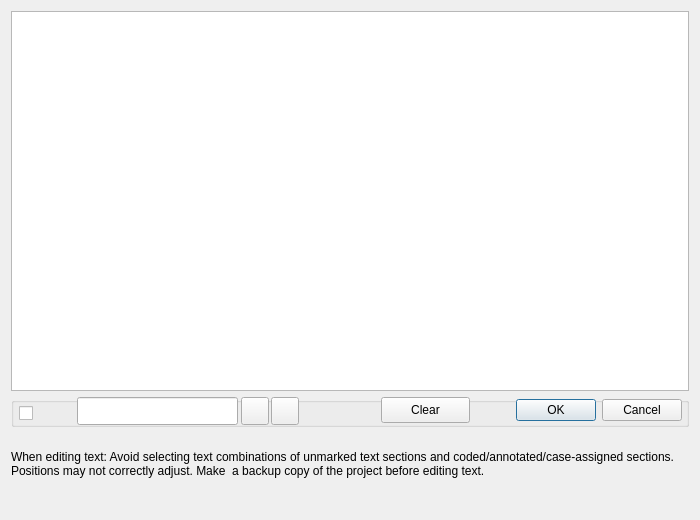
<?xml version="1.0" encoding="UTF-8"?>
<ui version="4.0">
 <class>Dialog_edit_text</class>
 <widget class="QDialog" name="Dialog_edit_text">
  <property name="geometry">
   <rect>
    <x>0</x>
    <y>0</y>
    <width>700</width>
    <height>520</height>
   </rect>
  </property>
  <property name="windowTitle">
   <string>Memo</string>
  </property>
  <layout class="QGridLayout" name="gridLayout">
   <item row="1" column="0">
    <widget class="QGroupBox" name="groupBox">
     <property name="minimumSize">
      <size>
       <width>0</width>
       <height>30</height>
      </size>
     </property>
     <property name="maximumSize">
      <size>
       <width>16777215</width>
       <height>30</height>
      </size>
     </property>
     <property name="title">
      <string/>
     </property>
     <widget class="QDialogButtonBox" name="buttonBox">
      <property name="geometry">
       <rect>
        <x>450</x>
        <y>0</y>
        <width>221</width>
        <height>26</height>
       </rect>
      </property>
      <property name="orientation">
       <enum>Qt::Orientation::Horizontal</enum>
      </property>
      <property name="standardButtons">
       <set>QDialogButtonBox::StandardButton::Cancel|QDialogButtonBox::StandardButton::Ok</set>
      </property>
     </widget>
     <widget class="QPushButton" name="pushButton_clear">
      <property name="geometry">
       <rect>
        <x>370</x>
        <y>0</y>
        <width>89</width>
        <height>26</height>
       </rect>
      </property>
      <property name="text">
       <string>Clear</string>
      </property>
     </widget>
     <widget class="QLabel" name="label_case_sensitive">
      <property name="geometry">
       <rect>
        <x>30</x>
        <y>1</y>
        <width>28</width>
        <height>28</height>
       </rect>
      </property>
      <property name="minimumSize">
       <size>
        <width>28</width>
        <height>28</height>
       </size>
      </property>
      <property name="maximumSize">
       <size>
        <width>28</width>
        <height>28</height>
       </size>
      </property>
      <property name="toolTip">
       <string>Case sensitive</string>
      </property>
      <property name="text">
       <string/>
      </property>
     </widget>
     <widget class="QPushButton" name="pushButton_previous">
      <property name="geometry">
       <rect>
        <x>230</x>
        <y>0</y>
        <width>28</width>
        <height>28</height>
       </rect>
      </property>
      <property name="toolTip">
       <string>Previous</string>
      </property>
      <property name="text">
       <string/>
      </property>
     </widget>
     <widget class="QCheckBox" name="checkBox_case_sensitive">
      <property name="geometry">
       <rect>
        <x>8</x>
        <y>4</y>
        <width>21</width>
        <height>24</height>
       </rect>
      </property>
      <property name="toolTip">
       <string>Case sensitive</string>
      </property>
      <property name="text">
       <string/>
      </property>
     </widget>
     <widget class="QLineEdit" name="lineEdit_search">
      <property name="geometry">
       <rect>
        <x>66</x>
        <y>0</y>
        <width>161</width>
        <height>28</height>
       </rect>
      </property>
      <property name="toolTip">
       <string>Search for text.</string>
      </property>
     </widget>
     <widget class="QPushButton" name="pushButton_next">
      <property name="geometry">
       <rect>
        <x>260</x>
        <y>0</y>
        <width>28</width>
        <height>28</height>
       </rect>
      </property>
      <property name="toolTip">
       <string>Next</string>
      </property>
      <property name="text">
       <string/>
      </property>
     </widget>
    </widget>
   </item>
   <item row="0" column="0">
    <widget class="QPlainTextEdit" name="plainTextEdit"/>
   </item>
   <item row="2" column="0">
    <widget class="QLabel" name="label">
     <property name="minimumSize">
      <size>
       <width>0</width>
       <height>76</height>
      </size>
     </property>
     <property name="maximumSize">
      <size>
       <width>16777215</width>
       <height>76</height>
      </size>
     </property>
     <property name="text">
      <string>When editing text: Avoid selecting text combinations of unmarked text sections and coded/annotated/case-assigned sections.
Positions may not correctly adjust. Make  a backup copy of the project before editing text.
</string>
     </property>
     <property name="wordWrap">
      <bool>true</bool>
     </property>
    </widget>
   </item>
  </layout>
 </widget>
 <resources/>
 <connections>
  <connection>
   <sender>buttonBox</sender>
   <signal>accepted()</signal>
   <receiver>Dialog_edit_text</receiver>
   <slot>accept()</slot>
   <hints>
    <hint type="sourcelabel">
     <x>248</x>
     <y>254</y>
    </hint>
    <hint type="destinationlabel">
     <x>157</x>
     <y>274</y>
    </hint>
   </hints>
  </connection>
  <connection>
   <sender>buttonBox</sender>
   <signal>rejected()</signal>
   <receiver>Dialog_edit_text</receiver>
   <slot>reject()</slot>
   <hints>
    <hint type="sourcelabel">
     <x>316</x>
     <y>260</y>
    </hint>
    <hint type="destinationlabel">
     <x>286</x>
     <y>274</y>
    </hint>
   </hints>
  </connection>
 </connections>
</ui>
